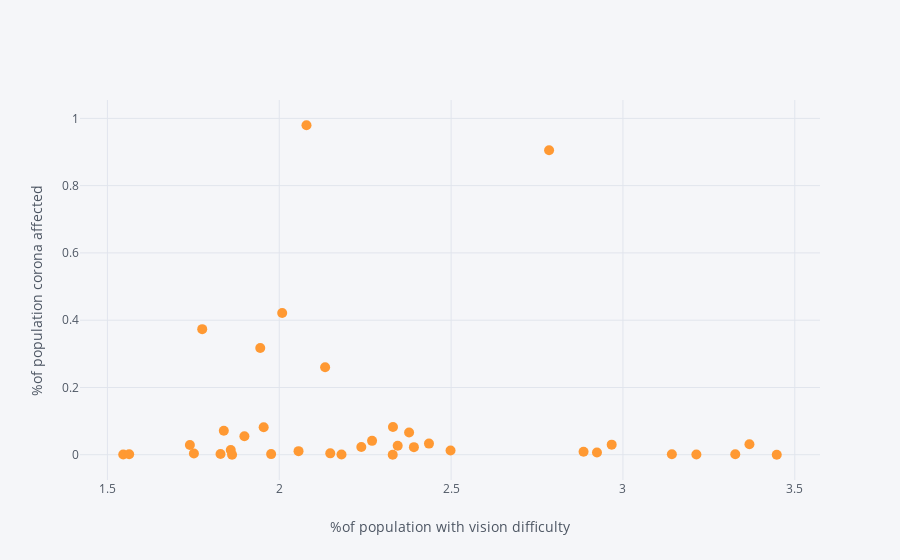

Notebook code cell kept with this figure:
### Code cell
final_table.iplot(kind='scatter',x='%of population with vision difficulty',y='%of population corona affected',mode='markers',size=10,xTitle="%of population with vision difficulty",yTitle="%of population corona affected")

### Figure 1 — Plotly figure (JSON) as saved in the notebook; plotly's stock layout.template omitted (floating-point values rounded to 4 significant figures)
{"data": [{"line": {"color": "rgba(255, 153, 51, 1.0)", "dash": "solid", "shape": "linear", "width": 1.3}, "marker": {"size": 10, "symbol": "circle"}, "mode": "markers", "name": "%of population corona affected", "text": "", "type": "scatter", "uid": "f11e9479-51b1-4104-a7a0-a365ac6c11be", "x": [2.967, 2.345, 2.331, 3.368, 1.955, 1.839, 1.776, 1.945, 2.785, 2.378, 2.436, 1.74, 2.27, 2.009, 2.392, 1.752, 3.327, 3.142, 2.181, 1.859, 2.239, 1.546, 3.448, 2.498, 1.976, 2.885, 1.829, 1.899, 3.214, 2.079, 1.863, 2.33, 2.133, 2.924, 1.563, 2.148, 2.056], "y": [0.03006, 0.02666, 0.08227, 0.03118, 0.08164, 0.07151, 0.3734, 0.3174, 0.9053, 0.06596, 0.03312, 0.02896, 0.04135, 0.4213, 0.02267, 0.00393, 0.001723, 0.001377, 0.0008927, 0.01423, 0.02307, 0.0006029, 0.0002016, 0.01276, 0.001913, 0.008733, 0.002353, 0.05478, 0.0005246, 0.9795, 0.0001312, 8.555e-06, 0.2601, 0.006472, 0.001372, 0.004167, 0.0107]}], "layout": {"legend": {"bgcolor": "#F5F6F9", "font": {"color": "#4D5663"}}, "paper_bgcolor": "#F5F6F9", "plot_bgcolor": "#F5F6F9", "title": {"font": {"color": "#4D5663"}}, "xaxis": {"gridcolor": "#E1E5ED", "showgrid": true, "tickfont": {"color": "#4D5663"}, "title": {"font": {"color": "#4D5663"}, "text": "%of population with vision difficulty"}, "zerolinecolor": "#E1E5ED"}, "yaxis": {"gridcolor": "#E1E5ED", "showgrid": true, "tickfont": {"color": "#4D5663"}, "title": {"font": {"color": "#4D5663"}, "text": "%of population corona affected"}, "zerolinecolor": "#E1E5ED"}}}
